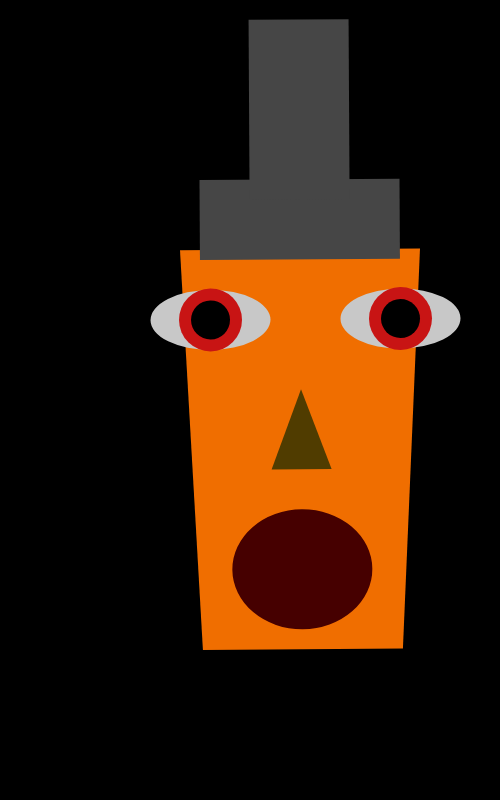
Frame 1 (no input)
Frame 60 (no input): identical to frame 1, image omitted
Frame 120 (the mouse pressed at the canvas centre since frame 60): identical to frame 1, image omitted

The p5.js sketch that drew this single still picture (run headless with seeded random() and noise() and a simulated clock; from frame 60 on, the mouse is pressed at the canvas centre):

// p5.js sketch
// ── sketch.js
    
  // example 2.3.4 --  Nested Transform tools and Nested (parent/child) functions intro 

  function setup() {
    createCanvas(500,800);
    background(0);
    angleMode(DEGREES);
   }
  
   function draw() {
    background(0);
    // wraphead();
    // eye(100, 100, 10, 2);
    nesthead(200,250,-24,2);
   }
  
   function wraphead() { //parent
       // no real anchor for each other 
       // just relative positioning
       face(50,120,0,1); //child
       hat(50,80,5,1);
  
   }
  
   function nesthead(lx,ly,rot,sc) {
       push();
       noStroke();
       translate(lx,ly);
       rotate(radians(rot));
       scale(sc);
       //  face is now anchor
       face(0,0,0,1); //0,0
       // hat moves relative
       hat(0,-35,5,1);
       pop();
   }
  
   function hat(lx,ly,rot,sc) {
  
       push();
       noStroke();
       translate(lx,ly);
       rotate(radians(rot));
       scale(sc);
       fill(70);
       // anchor of hat
       rect(0,0,100,40); // 0,0
       // relative move
       rect(25,-80,50,90);
       pop();
  
   }

   function eye(lx, ly, rot, sc){
    push();
    translate(lx, ly);
    rotate(rot);
    scale(sc);
    noStroke();


    fill(200);
    ellipse(0, 0, 40, 20);
    fill(200, 20, 20);
    ellipse(0, 0, 21, 21);
    fill(0);
    ellipse(0, 0, 13, 13);
    pop();
   }
  
   function face(lx,ly,rot,sc) {
  
       push();
       noStroke();
       translate(lx,ly);
       rotate(radians(rot));
       scale(sc);
  
       fill(240,110,0);
      // rect(0,0,100,200,28);  // changed location to 0,0
       quad(-10, 0, 110, 0, 100, 200, 0, 200);
  
       fill(255);
       // eyes

        eye(5, 35, 0.1, 1.5);
        eye(100, 35, 0.1, 1.5);
      //  fill(20,80,250);
      //  //  - 275,- 100
      //  ellipse(25,50,20,20);
      //  ellipse(75,50,20,20);
       fill(70,0,0);
       // mouth
       //  - 275,- 100
       ellipse(50,160,70,60);
       // x1,y1,x2,y2,x3,y3
       fill(80,60,0);
       //  - 275,- 100
       triangle(50,70, 35,110, 65,110);
       pop();
   }
  
    
  
